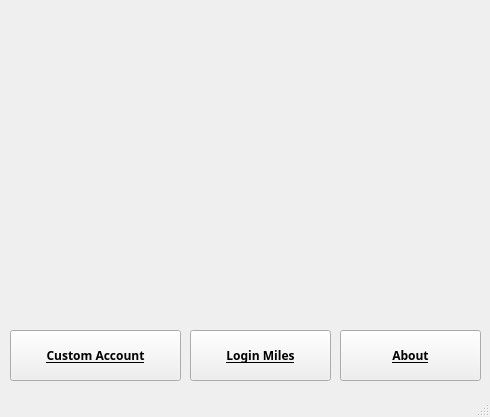
<?xml version="1.0" encoding="UTF-8"?>
<ui version="4.0">
 <class>MainWindow</class>
 <widget class="QMainWindow" name="MainWindow">
  <property name="geometry">
   <rect>
    <x>0</x>
    <y>0</y>
    <width>490</width>
    <height>417</height>
   </rect>
  </property>
  <property name="windowTitle">
   <string>MainWindow</string>
  </property>
  <widget class="QWidget" name="centralwidget">
   <widget class="QPushButton" name="b_custom">
    <property name="geometry">
     <rect>
      <x>10</x>
      <y>330</y>
      <width>171</width>
      <height>51</height>
     </rect>
    </property>
    <property name="font">
     <font>
      <family>Unispace</family>
      <weight>75</weight>
      <bold>true</bold>
      <underline>true</underline>
     </font>
    </property>
    <property name="text">
     <string>Custom Account</string>
    </property>
    <property name="flat">
     <bool>false</bool>
    </property>
   </widget>
   <widget class="QPushButton" name="b_login">
    <property name="geometry">
     <rect>
      <x>190</x>
      <y>330</y>
      <width>141</width>
      <height>51</height>
     </rect>
    </property>
    <property name="font">
     <font>
      <family>Unispace</family>
      <weight>75</weight>
      <bold>true</bold>
      <underline>true</underline>
     </font>
    </property>
    <property name="text">
     <string>Login Miles</string>
    </property>
   </widget>
   <widget class="QPushButton" name="b_about">
    <property name="geometry">
     <rect>
      <x>340</x>
      <y>330</y>
      <width>141</width>
      <height>51</height>
     </rect>
    </property>
    <property name="font">
     <font>
      <family>Unispace</family>
      <weight>75</weight>
      <bold>true</bold>
      <underline>true</underline>
     </font>
    </property>
    <property name="text">
     <string>About</string>
    </property>
   </widget>
  </widget>
  <widget class="QStatusBar" name="statusbar"/>
 </widget>
 <resources/>
 <connections/>
</ui>
